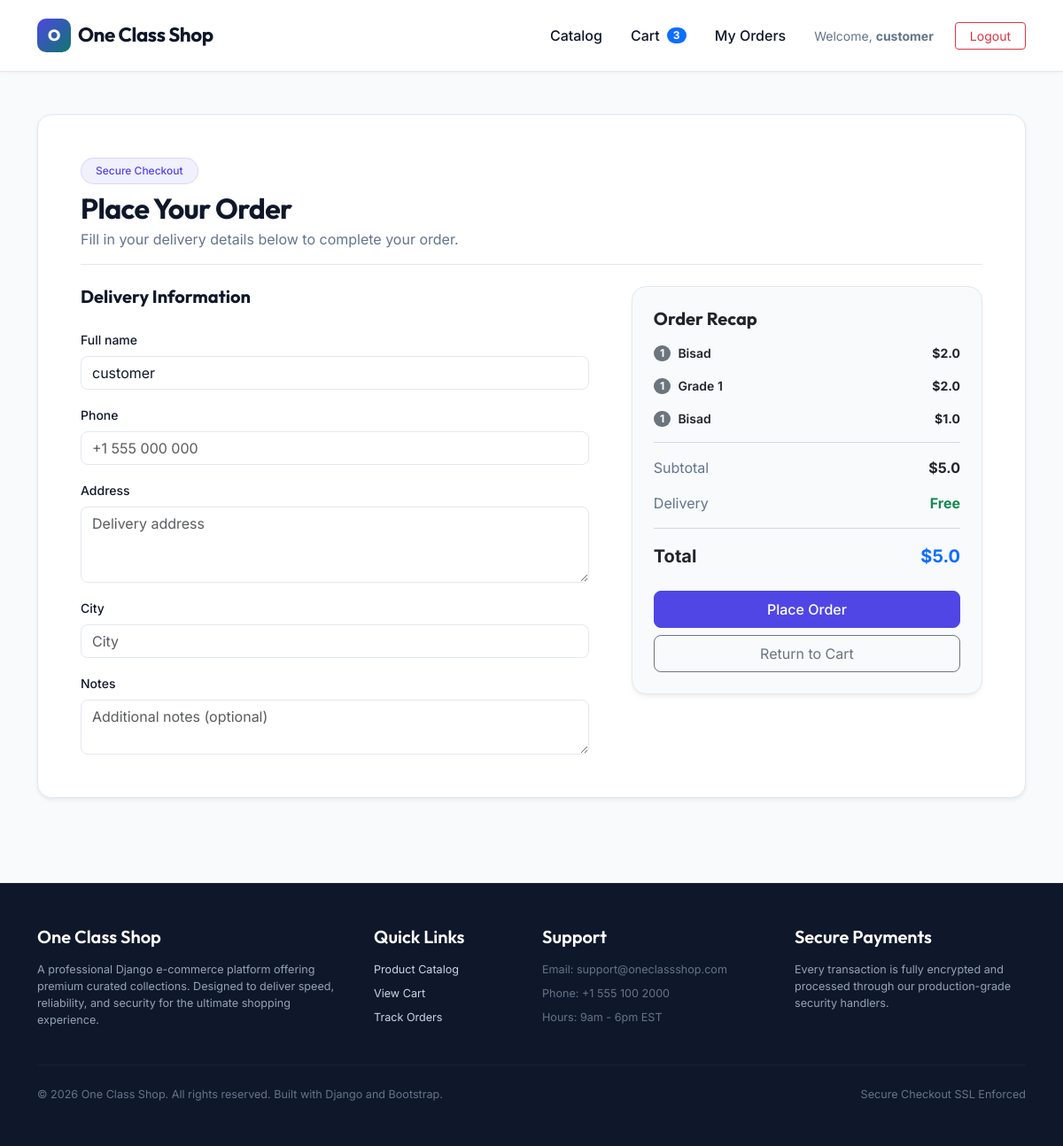
The page /checkout/ (signed in) on the database its author committed.
### prouct/models.py (models this page shows, shortened)
class Cart(models.Model):
    user = models.OneToOneField(User, on_delete=models.CASCADE, related_name='cart', null=True, blank=True)
    created_at = models.DateTimeField(auto_now_add=True)
    updated_at = models.DateTimeField(auto_now=True)
    @property
    def total_price(self):
        return sum(item.total_price for item in self.items.all())
    @property
    def total_items(self):
        return sum(item.quantity for item in self.items.all())

class CartItem(models.Model):
    cart = models.ForeignKey(Cart, on_delete=models.CASCADE, related_name='items')
    product = models.ForeignKey(Product, on_delete=models.CASCADE)
    quantity = models.PositiveIntegerField(default=1)
    @property
    def total_price(self):
        return Decimal(str(self.product.price)) * self.quantity

class Product(models.Model):
    product_id = models.AutoField(primary_key=True)
    name = models.CharField(max_length=100)
    price = models.FloatField()
    stock = models.IntegerField()
    description = models.TextField(null=True)
    image_url = models.JSONField(blank=True, default=list)
    class Meta:
        db_table = 'prouct_products'

### prouct/views.py (the view)
# urls.py: path('checkout/', checkout, name='checkout'),
@login_required
def checkout(request):
    cart = get_cart(request)
    if cart.items.count() == 0:
        messages.warning(request, 'Your cart is empty. Add products to checkout.')
        return redirect('index')
    if request.method == 'POST':
        form = CheckoutForm(request.POST)
        if form.is_valid():
            stock_valid = True
            for item in cart.items.all():
                if item.quantity > item.product.stock:
                    form.add_error(None, f'Insufficient stock for "{item.product.name}". Only {item.product.stock} available.')
                    stock_valid = False
            if stock_valid:
                try:
                    with transaction.atomic():
                        order = Order.objects.create(
                            user=request.user,
                            full_name=form.cleaned_data['full_name'],
                            email=request.user.email or "noemail@example.com",
                            phone=form.cleaned_data['phone'],
                            address=form.cleaned_data['address'],
                            city=form.cleaned_data['city'],
                            notes=form.cleaned_data['notes'],
                            total_price=cart.total_price,
                            status='Pending'
                        )
                        for item in cart.items.all():
                            OrderItem.objects.create(
                                order=order,
                                product=item.product,
                                quantity=item.quantity,
                                price=Decimal(str(item.product.price))
                            )
                            item.product.stock -= item.quantity
                            item.product.save(update_fields=['stock'])
                        cart.items.all().delete()
                    messages.success(request, 'Your order has been placed successfully!')
                    return redirect('order_success', order_id=order.id)
                except Exception as e:
                    form.add_error(None, f'An error occurred: {str(e)}')
    else:
        full_name = f"{request.user.first_name} {request.user.last_name}".strip() or request.user.username
        form = CheckoutForm(initial={
            'full_name': full_name,
            'email': request.user.email
        })
    return render(request, 'checkout.html', {
        'form': form,
        'cart': cart
    })

### prouct/forms.py
class CheckoutForm(forms.Form):
    full_name = forms.CharField(
        max_length=150,
        widget=forms.TextInput(attrs={'class': 'form-control', 'placeholder': 'Full name'})
    )
    phone = forms.CharField(
        max_length=30,
        widget=forms.TextInput(attrs={'class': 'form-control', 'placeholder': '+1 555 000 000'})
    )
    address = forms.CharField(
        widget=forms.Textarea(attrs={'class': 'form-control', 'rows': 3, 'placeholder': 'Delivery address'})
    )
    city = forms.CharField(
        max_length=100,
        widget=forms.TextInput(attrs={'class': 'form-control', 'placeholder': 'City'})
    )
    notes = forms.CharField(
        required=False,
        widget=forms.Textarea(attrs={'class': 'form-control', 'rows': 2, 'placeholder': 'Additional notes (optional)'})
    )

### prouct/context_processors.py (called while the page is built)
def cart_icon(request):
    from .utils import get_cart
    if request.path.startswith('/admin/'):
        return {}
    try:
        cart = get_cart(request)
        return {'cart': cart}
    except Exception:
        return {}

### prouct/utils.py (called while the page is built, shortened)
def get_cart(request):
    if request.user.is_authenticated:
        cart, created = Cart.objects.get_or_create(user=request.user)
        session_cart_id = request.session.get('cart_id')
        return cart

### prouct/templates/checkout.html (shortened to what this page needs)
{% extends 'base.html' %}
{% block content %}
<div class="glass-card rounded-4 p-4 p-lg-5 mb-5 shadow-sm">
    <div class="mb-4 pb-3" style="border-bottom: 1px solid var(--panel-border);">
        <span class="badge badge-soft rounded-pill px-3 py-2 mb-2">Secure Checkout</span>
        <h1 class="h2 fw-bold section-title mb-1">Place Your Order</h1>
        <p class="text-soft mb-0">Fill in your delivery details below to complete your order.</p>
    </div>
    <form method="post" class="needs-validation" novalidate>
        <div class="row g-4 g-lg-5">
            <div class="col-lg-7">
                <h4 class="h5 fw-bold mb-4">Delivery Information</h4>
                <div class="vstack gap-3">
                    {% for field in form %}
                        <div>
                            <label for="{{ field.id_for_label }}" class="form-label fw-medium small">{{ field.label }}</label>
                            {{ field }}
                        </div>
                    {% endfor %}
                </div>
            </div>
            <div class="col-lg-5">
                <div class="glass-card rounded-4 p-4 position-sticky" style="top: 96px; background-color: var(--bg); border: 1px solid var(--panel-border);">
                    <h4 class="h5 fw-bold mb-3 text-dark">Order Recap</h4>
                    <div class="vstack gap-3 mb-4">
                        {% for item in cart.items.all %}
                        <div class="d-flex justify-content-between align-items-center">
                            <div class="d-flex align-items-center gap-2">
                                <span class="badge bg-secondary rounded-pill badge-count">{{ item.quantity }}</span>
                                <span class="small fw-semibold text-dark">{{ item.product.name }}</span>
                            </div>
                            <span class="small fw-bold text-dark">${{ item.total_price }}</span>
                        </div>
                        {% endfor %}
                        <hr class="my-0 text-soft">
                        <div class="d-flex justify-content-between">
                            <span class="text-soft">Subtotal</span>
                            <span class="fw-bold text-dark">${{ cart.total_price }}</span>
                        </div>
                        <div class="d-flex justify-content-between">
                            <span class="text-soft">Delivery</span>
                            <span class="text-success fw-bold">Free</span>
                        </div>
                        <hr class="my-0 text-soft">
                        <div class="d-flex justify-content-between fs-5 fw-bold text-dark">
                            <span>Total</span>
                            <span class="text-primary">${{ cart.total_price }}</span>
                        </div>
                    </div>
                    <button type="submit" class="btn btn-accent btn-lg w-100 py-2 fs-6">Place Order</button>
                    <a href="{% url 'cart_detail' %}" class="btn btn-outline-secondary w-100 py-2 fs-6 mt-2">Return to Cart</a>
                </div>
            </div>
        </div>
    </form>
</div>
{% endblock %}

### prouct/templates/base.html (shortened to what this page needs)
<!doctype html>
<html lang="en">
  <head>
    <link href="https://cdn.jsdelivr.net/npm/bootstrap@5.3.3/dist/css/bootstrap.min.css" rel="stylesheet">
  </head>
  <body>
    <nav class="navbar navbar-expand-lg nav-shell navbar-light sticky-top">
      <div class="container py-2">
        <a class="navbar-brand d-flex align-items-center gap-2 fw-bold" href="{% url 'index' %}" style="color: var(--text);">
          <span class="brand-mark">O</span>
          <span>One Class Shop</span>
        </a>
        <div class="collapse navbar-collapse" id="navbarNav">
          <ul class="navbar-nav ms-auto align-items-center gap-3 mt-3 mt-lg-0">
            <li class="nav-item">
              <a class="nav-link fw-medium" href="{% url 'index' %}" style="color: var(--text);">Catalog</a>
            </li>
            <li class="nav-item">
              <a class="nav-link fw-medium position-relative d-inline-flex align-items-center gap-2" href="{% url 'cart_detail' %}" style="color: var(--text);">
                Cart
                <span class="badge rounded-pill bg-primary badge-count" id="cart-badge">{{ cart.total_items|default:0 }}</span>
              </a>
            </li>
            {% if user.is_authenticated %}
              <li class="nav-item">
                <a class="nav-link fw-medium" href="{% url 'my_orders' %}" style="color: var(--text);">My Orders</a>
              </li>
              <li class="nav-item ms-lg-2">
                <span class="navbar-text me-2 small text-soft">Welcome, <strong>{{ user.username }}</strong></span>
              </li>
              <li class="nav-item">
                <a class="btn btn-outline-danger btn-sm px-3" href="{% url 'logout' %}">Logout</a>
              </li>
            {% endif %}
          </ul>
        </div>
      </div>
    </nav>
    <main class="py-4 py-lg-5">
      <div class="container">
        {% block content %}{% endblock %}
      </div>
    </main>
    <footer class="py-5 mt-auto">
      <div class="container">
        <div class="row g-4">
          <div class="col-lg-4 col-md-6">
            <h5 class="footer-title">One Class Shop</h5>
            <p class="small">A professional Django e-commerce platform offering premium curated collections. Designed to deliver speed, reliability, and security for the ultimate shopping experience.</p>
          </div>
          <div class="col-lg-2 col-md-6">
            <h5 class="footer-title">Quick Links</h5>
            <ul class="list-unstyled d-flex flex-column gap-2 small">
              <li><a href="{% url 'index' %}">Product Catalog</a></li>
              <li><a href="{% url 'cart_detail' %}">View Cart</a></li>
              {% if user.is_authenticated %}
                <li><a href="{% url 'my_orders' %}">Track Orders</a></li>
              {% endif %}
            </ul>
          </div>
          <div class="col-lg-3 col-md-6">
            <h5 class="footer-title">Support</h5>
            <ul class="list-unstyled d-flex flex-column gap-2 small">
              <li><span class="text-soft">Email: support@oneclassshop.com</span></li>
              <li><span class="text-soft">Phone: +1 555 100 2000</span></li>
              <li><span class="text-soft">Hours: 9am - 6pm EST</span></li>
            </ul>
          </div>
          <div class="col-lg-3 col-md-6">
            <h5 class="footer-title">Secure Payments</h5>
            <p class="small">Every transaction is fully encrypted and processed through our production-grade security handlers.</p>
          </div>
        </div>
        <hr class="my-4" style="border-color: #334155;">
        <div class="d-flex flex-wrap justify-content-between align-items-center gap-2">
          <span class="small text-soft">© 2026 One Class Shop. All rights reserved. Built with Django and Bootstrap.</span>
          <span class="small text-soft">Secure Checkout SSL Enforced</span>
        </div>
      </div>
    </footer>
  </body>
</html>

### prouct/templates/base.html (style rules this page uses)
:root { --primary: #4f46e5; --primary-dark: #4338ca; --secondary: #0f766e; --bg: #f8fafc; --panel: #ffffff; --panel-border: #e2e8f0; --text: #0f172a; --muted: #64748b; --accent: #4f46e5; }
body { font-family: 'Inter', sans-serif; background-color: var(--bg); color: var(--text); min-height: 100vh; display: flex; flex-direction: column; }
h1, h2, h3, h4, h5, h6, .navbar-brand, .section-title { font-family: 'Outfit', sans-serif; }
.navbar-brand { font-size: 1.4rem; letter-spacing: -0.02em; }
.nav-shell { background: rgba(255, 255, 255, 0.95); border-bottom: 1px solid var(--panel-border); backdrop-filter: blur(8px); box-shadow: 0 1px 3px 0 rgba(0, 0, 0, 0.05); }
.glass-card, .product-card { background: var(--panel); border: 1px solid var(--panel-border); border-radius: 16px; box-shadow: 0 4px 6px -1px rgba(0, 0, 0, 0.05), 0 2px 4px -1px rgba(0, 0, 0, 0.03); transition: transform 0.25s ease, box-shadow 0.25s ease; }
.text-soft { color: var(--muted); }
.brand-mark { width: 38px; height: 38px; border-radius: 10px; background: linear-gradient(135deg, var(--primary), var(--secondary)); display: inline-flex; align-items: center; justify-content: center; font-weight: 800; color: #fff; font-size: 1.1rem; }
.btn-accent { background: var(--primary); border: 1px solid var(--primary); color: white; font-weight: 500; border-radius: 8px; transition: all 0.2s ease; }
.btn-outline-secondary { border-radius: 8px; }
.section-title { font-weight: 700; letter-spacing: -0.02em; color: var(--text); }
.badge-soft { background: rgba(79, 70, 229, 0.08); color: var(--primary); border: 1px solid rgba(79, 70, 229, 0.15); font-weight: 500; }
.form-control, .form-select { background-color: #fff; border: 1px solid var(--panel-border); color: var(--text); border-radius: 8px; padding: 0.6rem 0.8s; }
a { color: var(--primary); text-decoration: none; transition: color 0.15s ease; }
.badge-count { font-size: 0.75rem; padding: 0.25em 0.6em; }
main { flex: 1; }
footer { background-color: #0f172a; color: #94a3b8; border-top: 1px solid #1e293b; font-size: 0.9rem; }
footer a { color: #cbd5e1; }
footer .footer-title { color: #ffffff; font-weight: 600; margin-bottom: 1rem; }

### rows shown on the page
Cart: total_items "3", total_price "5.0"
CartItem: quantity "1", product.name "Bisad", total_price "2.0"
CartItem: quantity "1", product.name "Grade 1", total_price "2.0"
CartItem: quantity "1", product.name "Bisad", total_price "1.0"

### other values the page prints
{{ user.username }} "customer"
{{ field.label }} "Full name" "Phone" "Address" "City" "Notes"
